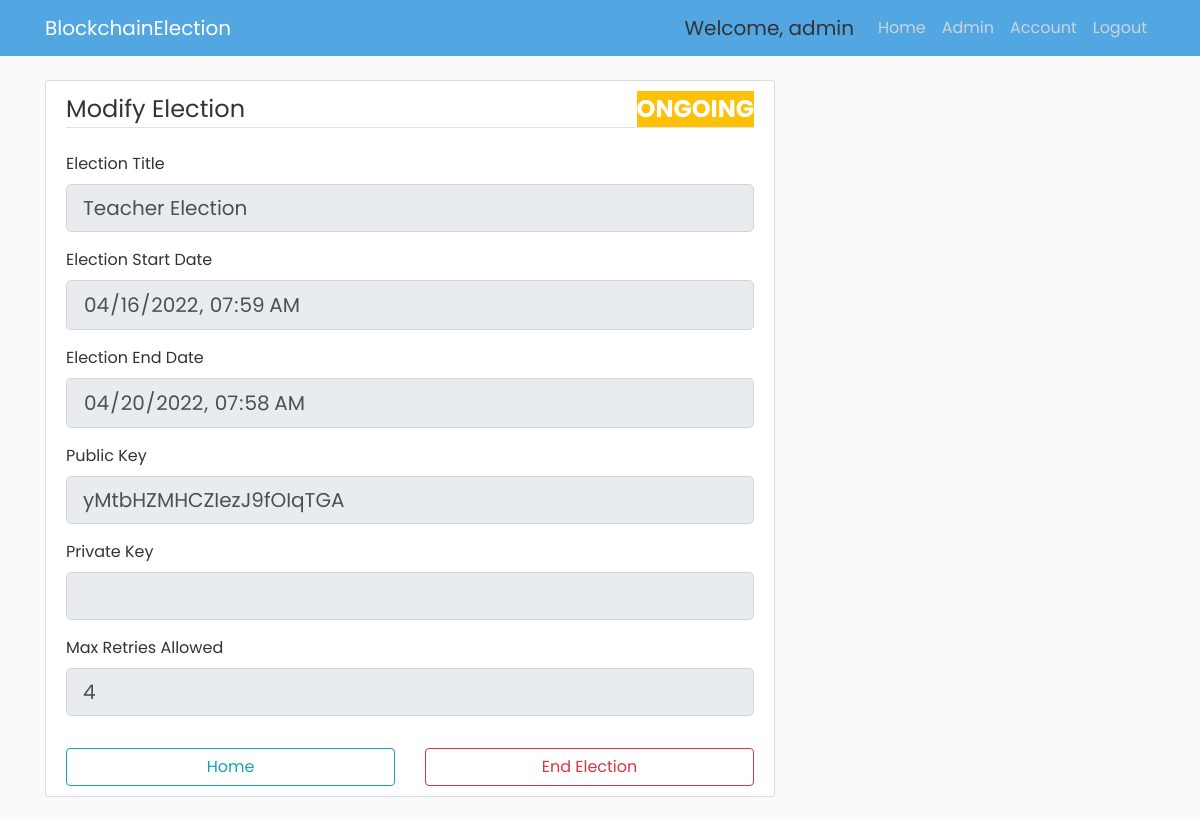
The page /election/E2/view (signed in) on the database as committed earlier.
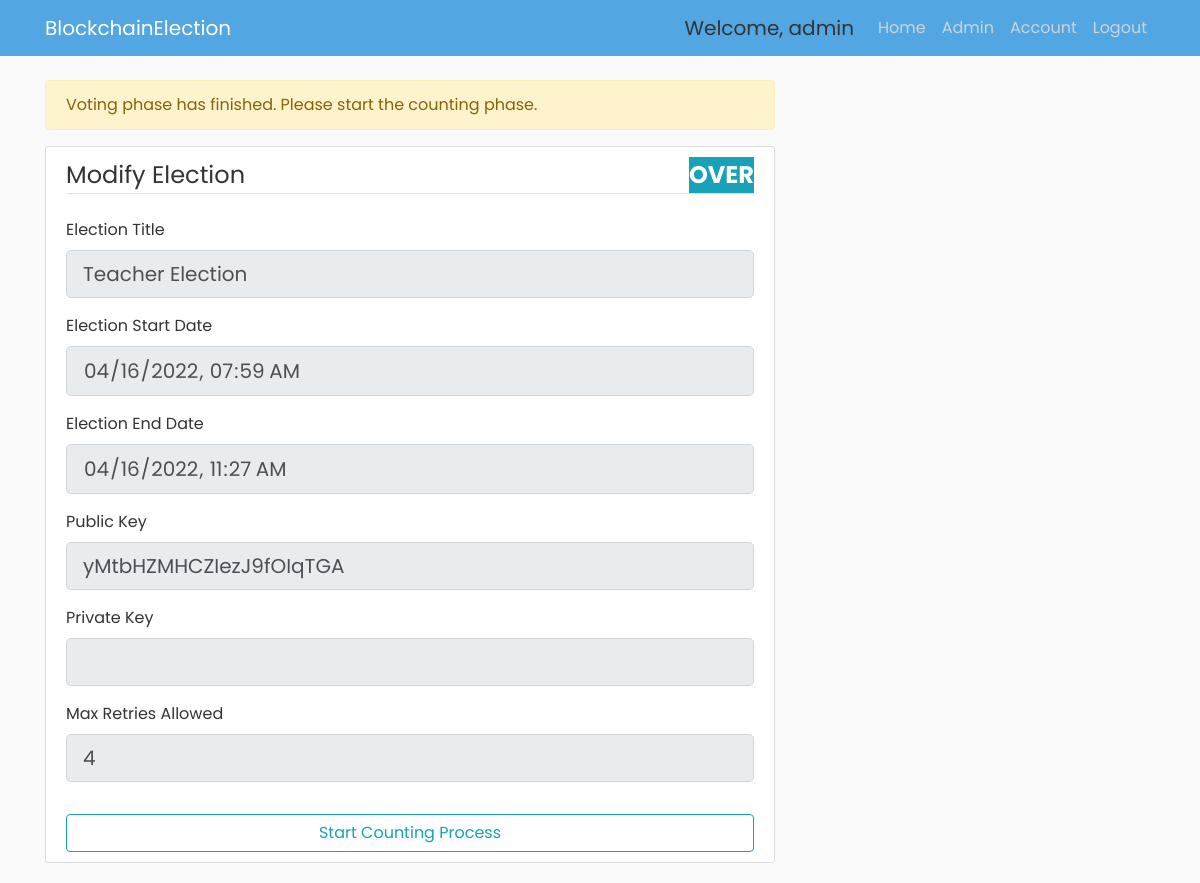
The same page on the database as committed later.
### app/models.py (models this page shows, shortened)
class Voter(db.Model, UserMixin):
    id = db.Column(db.Integer, primary_key=True)
    cin = db.Column(db.String(30), unique=True, nullable=False)
    name = db.Column(db.String(255), nullable=False)
    email = db.Column(db.String(30), unique=True, nullable=False)
    dept = db.Column(db.String(4), db.ForeignKey('department.dept_code'), nullable=False)
    imagefile = db.Column(db.String(20), nullable=False, default='default.jpg')
    password = db.Column(db.String(60), nullable=False)
    join_year = db.Column(db.Integer, nullable=False, default=2016)
    is_admin = db.Column(db.Boolean, default=False, nullable=False)

class Election(db.Model):
    election_id = db.Column(db.String(5), primary_key=True, nullable=False)
    election_title = db.Column(db.String(255), nullable=False)
    create_date = db.Column(db.DateTime, nullable=False, default=datetime.utcnow)
    start_date = db.Column(db.DateTime, nullable=False, default=datetime.utcnow)
    end_date = db.Column(db.DateTime, db.CheckConstraint("end_date > start_date"), nullable=False)
    public_key = db.Column(db.String(255), nullable=False, unique=True)
    max_attempt = db.Column(db.Integer, nullable=False, default=3)
    election_state = db.Column(db.String(30), db.CheckConstraint("election_state in ('upcoming', 'ongoing', 'over', 'past')"))
    results_published = db.Column(db.Boolean, nullable=False, default=False)

### app/routes.py (the view)
@app.route("/election/<id>/view", methods=['GET', 'POST'])
@login_required
def view_election(id):
    curr_election = Election.query.where(Election.election_id==id).first()
    if curr_election.election_state == 'upcoming':
        bg_color_election_state = "bg-primary"
    elif curr_election.election_state == 'ongoing':
        bg_color_election_state = "bg-warning"
    elif curr_election.election_state == "over":
        bg_color_election_state = "bg-info"
    elif curr_election.election_state == "past":
        bg_color_election_state = "bg-success"
    if current_user.is_admin and curr_election.election_state == 'upcoming':
        form = NewElectionForm(obj=curr_election)
        if form.validate_on_submit():
            if form.submit.data:
                curr_election.election_title = form.election_title.data
                curr_election.start_date=form.start_date.data
                curr_election.max_attempt=form.max_attempt.data
                curr_election.public_key=form.public_key.data
                db.session.commit()
                flash('Election Modified Successfully!', 'success')
                return redirect(url_for('home'))
            elif form.generate_keys.data:
                form.public_key.data = secrets.token_urlsafe(16)
                form.private_key.data = secrets.token_urlsafe(16)
                return render_template("modify_election.html", bg_color_election_state=bg_color_election_state, election_state=curr_election.election_state, title="Modify Election", form=form)
            elif form.delete_election.data:
                Election.query.filter_by(election_id=curr_election.election_id).delete()
                db.session.commit()
                flash('Successfully Deleted that Election!', 'success')
                return redirect(url_for('home'))
        else:
            return render_template("modify_election.html", bg_color_election_state=bg_color_election_state, election_state=curr_election.election_state,title="Modify Election", form=form)
    elif current_user.is_admin and curr_election.election_state == 'ongoing':
        form = NewElectionForm(obj=curr_election)
        if form.home.data:
            return redirect(url_for('home'))
        elif form.end_election.data:
            curr_election.election_state = 'over'
            curr_election.end_date = datetime.now()
            db.session.commit()
            flash('Election Terminated the Election', 'success')
            return redirect(url_for('home'))
        for field in form:
            field.render_kw = {"readonly": True}
        return render_template("modify_election.html", bg_color_election_state=bg_color_election_state, election_state=curr_election.election_state, title="Modify Election", form=form)
    elif current_user.is_admin and curr_election.election_state == 'over':
        form = NewElectionForm(obj=curr_election)
        if form.home.data:
            return redirect(url_for('home'))
        elif form.start_counting.data:
            return "Start Counting"
        for field in form:
            field.render_kw = {"readonly": True}
        flash('Voting phase has finished. Please start the counting phase.', 'warning')
        return render_template("modify_election.html", bg_color_election_state=bg_color_election_state, election_state=curr_election.election_state, title="Modify Election", form=form)
    elif curr_election.election_state == 'past':
        return "Summary page"
    elif not current_user.is_admin and curr_election.election_state == 'upcoming':
        start_date = curr_election.start_date
        election_title = curr_election.election_title
        return "Election will start shortly. Please come back later"
    elif not current_user.is_admin and curr_election.election_state == 'ongoing':
        return "Click here to go to voting page"
    elif not current_user.is_admin and curr_election.election_state == 'over':
        return "Results are yet to be published"

### app/forms.py (shortened to what this page needs)
class NewElectionForm(FlaskForm):
    election_title = StringField('Election Title', validators=[DataRequired()])
    start_date = DateTimeLocalField('Election Start Date', default=datetime.now, format='%Y-%m-%dT%H:%M', validators=[DataRequired()])
    end_date = DateTimeLocalField('Election End Date', format='%Y-%m-%dT%H:%M', validators=[DataRequired()])
    public_key = StringField('Public Key', render_kw={'readonly': True})
    private_key = StringField('Private Key', render_kw={'readonly': True})
    max_attempt = IntegerField('Max Retries Allowed', validators=[DataRequired(), NumberRange(min=3, max=10)])
    submit = SubmitField('Save and Proceed to Generate Voter List')
    generate_keys = SubmitField('Generate New Key Pair')
    home = SubmitField("Home")
    end_election = SubmitField("End Election")
    start_counting = SubmitField("Start Counting Process")
    delete_election = SubmitField("Delete Election")

### app/models.py (called while the page is built)
@login_manager.user_loader
def load_user(user_id):
    return Voter.query.get(int(user_id))

### app/templates/modify_election.html (shortened to what this page needs)
{% extends "admin_base.html" %}
{% block content %}
<div class="content-section">
    <form action="" method="POST">
      <fieldset class="form-group">
        <legend class="border-bottom mb-4">Modify Election
          <span class="{{ bg_color_election_state }} font-weight-bold text-white float-right">{{ election_state|upper  }}</span>
        </legend>
        <div class="form-group">
          {{ form.election_title.label(class="form-control-label") }}
          {% if form.election_title.errors%}
            {{ form.election_title(class="form-control form-control-lg is-invalid") }}
            <div class="invalid-feedback">
              {% for error in form.election_title.errors %}
              <span>{{ error }}</span>
              {% endfor %}
            </div>
          {% else %}
            {{ form.election_title(class="form-control form-control-lg") }}
            {% endif %}
        </div>
        <div class="form-group mt-2">
          {{ form.start_date.label(class="form-control-label") }}
          {% if form.start_date.errors %}
            {{ form.start_date(class="datetime form-control form-control-lg is-invalid") }}
            <div class="invalid-feedback">
              {% for error in form.start_date.errors %}
              <span>{{ error }}</span>
              {% endfor %}
            </div>
          {% else %}
          {{ form.start_date(class="datetime form-control form-control-lg") }}
          {% endif %}
        </div>
        <div class="form-group mt-2">
          {{ form.end_date.label(class="form-control-label") }}
          {% if form.end_date.errors %}
            {{ form.end_date(class="datetime form-control form-control-lg is-invalid") }}
            <div class="invalid-feedback">
              {% for error in form.end_date.errors %}
              <span>{{ error }}</span>
              {% endfor %}
            </div>
          {% else %}
            {{ form.end_date(class="datetime form-control form-control-lg") }}
          {% endif %}
        </div>
        <div class="form-group mt-2">
          {{ form.public_key.label(class="form-control-label") }}
          {% if form.public_key.errors %}
            {{ form.public_key(class="form-control form-control-lg is-invalid") }}
            <div class="invalid-feedback">
              {% for error in form.public_key.errors %}
              <span>{{ error }}</span>
              {% endfor %}
            </div>
          {% else %}
            {{ form.public_key(class="form-control form-control-lg form-control") }}
          {% endif %}
        </div>
        <div class="form-group mt-2">
          {{ form.private_key.label(class="form-control-label") }}
          {% if form.private_key.errors %}
            {{ form.private_key(class="form-control form-control-lg is-invalid") }}
            <div class="invalid-feedback">
              {% for error in form.private_key.errors %}
              <span>{{ error }}</span>
              {% endfor %}
            </div>
          {% else %}
            {{ form.private_key(class="form-control form-control-lg") }}
            {% endif %}
        </div>
        <div class="form-group mt-2">
          {{ form.max_attempt.label(class="form-control-label") }}
          {% if form.max_attempt.errors %}
            {{ form.max_attempt(class="form-control form-control-lg is-invalid") }}
            <div class="invalid-feedback">
              {% for error in form.max_attempt.errors %}
              <span>{{ error }}</span>
              {% endfor %}
            </div>
          {% else %}
            {{ form.max_attempt(class="form-control form-control-lg") }}
            {% endif %}
        </div>
      </fieldset>
      <div class="row">
        {% if election_state == "upcoming" %}
          <div class="col">
            {{ form.submit(class="btn btn-outline-info btn-block") }}
          </div>
          <div class="col">
            {{ form.generate_keys(class="btn btn-outline-warning btn-block") }}
          </div>
          <div class="col mt-4 text-center">
            <button type="button" class="btn btn-outline-danger" data-toggle="modal" data-target="#deleteModal">
              Delete Election
            </button>
          </div>
          {% raw %}
          <!-- <div class="col mt-4">
            {{ form.delete_election(class="btn btn-outline-danger btn-block", **{'data-toggle': 'modal', 'data-target':'#deleteModal'}) }}
          </div> -->
          {% endraw %}
        {% elif election_state == "ongoing" %}
          <div class="col">
            {{ form.home(class="btn btn-outline-info btn-block") }}
          </div>
          <div class="col">
            {{ form.end_election(class="btn btn-outline-danger btn-block") }}
          </div>
        {% elif election_state == "over" %}
          <div class="col">
            {{ form.start_counting(class="btn btn-outline-info btn-block") }}
          </div>
        {% endif %}
      </div>
    </form>
  </div>
{% endblock content %}

### app/templates/admin_base.html (shortened to what this page needs)
<!DOCTYPE html>
<html lang="en">
  <head>
    <link rel="stylesheet" href="https://maxcdn.bootstrapcdn.com/bootstrap/4.0.0/css/bootstrap.min.css">
    <link rel="stylesheet" type="text/css" href="{{ url_for('static', filename='main.css') }}">
  </head>
  <body>
    {% include "navbar.html" %}
    <main role="main" class="container">
        <div class="row">
          <div class="col-md-8">
            {% with messages = get_flashed_messages(with_categories=true) %}
              {% if messages %}
                {% for category, message in messages %}
                  <div class="alert alert-{{ category }}">
                    {{ message }}
                  </div>
                {% endfor %}
              {% endif %}
            {% endwith %}
            {% block content %}
            {% endblock %}
          </div>
        </div>
      </main>
    </body>
  </html>

### app/templates/navbar.html (shortened to what this page needs)
<header class="site-header">
  <nav class="navbar navbar-expand-md navbar-dark bg-steel fixed-top">
    <div class="container">
      <a class="navbar-brand mr-4" href="{{ url_for('index2') }}">BlockchainElection</a>
      <div class="collapse navbar-collapse" id="navbarToggle">
        <div class="navbar-nav ml-auto">
          {% if current_user.is_admin %}
          <a class="navbar-brand disabled ml-2" style="cursor: default;">Welcome, {{ current_user.cin }}</a>
          <a class="nav-item nav-link" href="{{ url_for('home') }}">Home</a>
          <a class="nav-item nav-link" href="{{ url_for('admin') }}">Admin</a>
          <a class="nav-item nav-link" href="{{ url_for('account') }}">Account</a>
          <a class="nav-item nav-link" href="{{ url_for('logout') }}">Logout</a>
          {% else %}
            <a class="nav-item nav-link" href="{{ url_for('login') }}">Login</a>
            <a class="nav-item nav-link" href="{{ url_for('register') }}">Register</a>
          {% endif %}
        </div>
      </div>
    </div>
  </nav>
</header>

### app/static/main.css (style rules this page uses)
body { background: #fafafa; color: #333333; margin-top: 5rem; font-family: "Poppins", sans-serif; }
.bg-steel { background-color: #52a6e2; }
.site-header .navbar-nav .nav-link { color: #cbd5db; }
.content-section { background: #ffffff; padding: 10px 20px; border: 1px solid #dddddd; border-radius: 3px; margin-bottom: 20px; }

Rows that differ between the two databases and show on the page:
changed Election "Teacher Election": election_state "ONGOING" → "OVER"; end_date "04/20/2022 07:58" → "04/16/2022 11:27"
Other text that changed with them:
form field start_counting: (not shown) → "Start Counting Process"
form field home: "Home" → (not shown)
form field end_election: "End Election" → (not shown)
new list line: "Voting phase has finished. Please start the counting phase."
